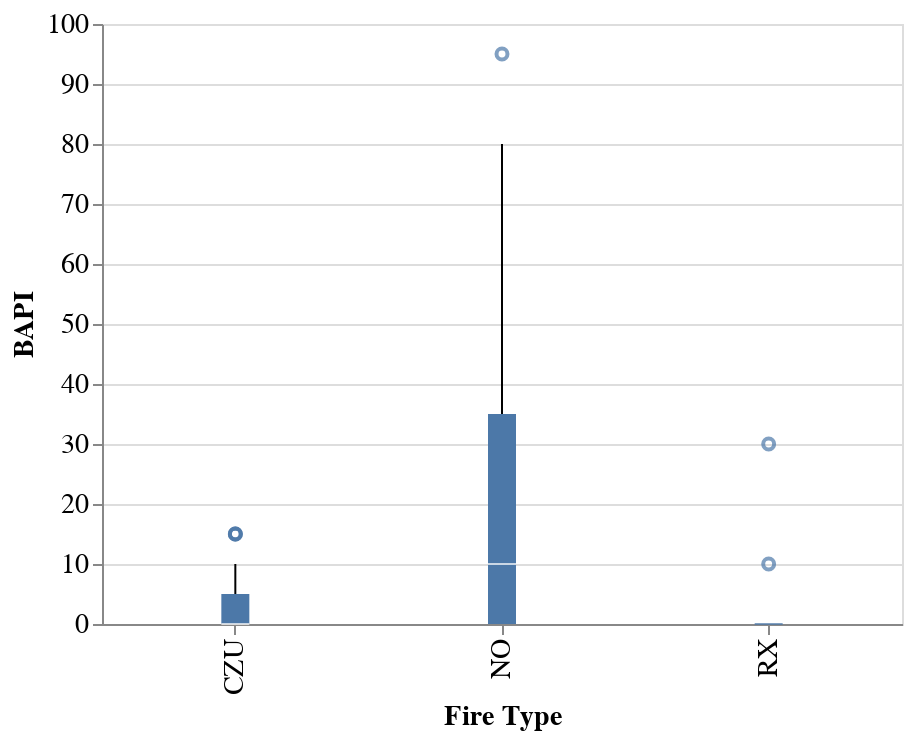

The code cell stored with this chart in its notebook:
### Markdown cell above
### Boxplots to compare percent cover across the three sites

### Code cell
# ACMI BAPI CHPO DACA FRCA MASA PHAQ PLLA RUUR HOLA BRMA
testcol = 'BAPI'

alt.Chart(data).mark_boxplot().encode(
    x = alt.X('Site',
            axis=alt.Axis(title="Fire Type")),
    y = alt.Y(testcol, scale=alt.Scale(domain=[0, 100]))
).properties(width=400).configure_legend(labelFontSize=14,
                   titleFontSize=14,
                   symbolSize = 250,
                   padding=10
).configure_axis(labelFontSize=14,titleFontSize=14)
